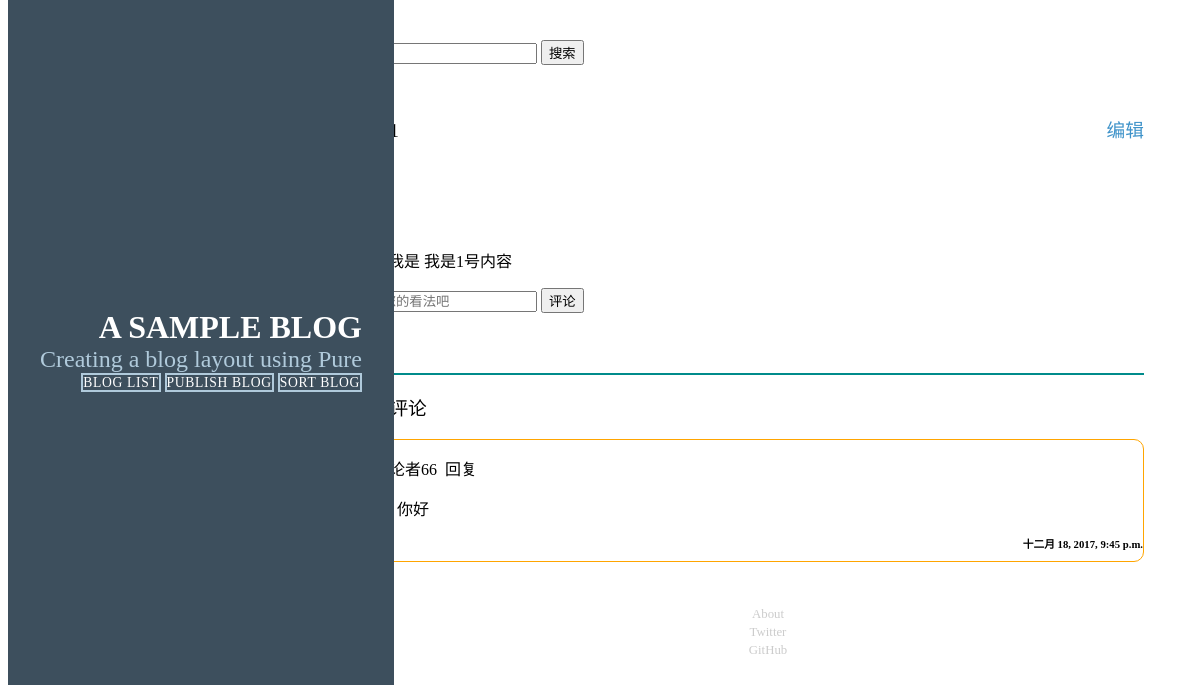
Page /blog/content/1/1 on the committed database.
### blog/models.py (models this page shows, shortened)
class Article(models.Model):
    author = models.CharField(max_length=16)
    title = models.CharField(max_length=50)
    content = models.TextField(max_length=2000)
    create_time = models.DateTimeField(auto_now=True)
    class Meta:
        ordering = ['-create_time']

class BlogComment(models.Model):
    username = models.CharField(max_length=16)
    article = models.ForeignKey(Article)
    comment = models.TextField(max_length=1000)
    parent = models.ForeignKey('self',default=None,blank=True,null=True)
    create_time = models.DateTimeField(auto_now=True)
    class Meta:
        ordering = ['-create_time']

### blog/helper.py (the view)
    def wrap(request, *args, **kwargs):
        response = view_func(request, *args, **kwargs)
        if response.status_code == 200:
            key = 'read_counter'
            r.zincrby(key, str(args[0]))  # 自加一
        return response

### blog/helper.py (called while the page is built)
def statistic(view_func):
    def wrap(request,*args,**kwargs):
        ip = request.META['REMOTE_ADDR']
        aid = args[0]
        logger.info('logging'+" : " + str(aid)+" , "+str(ip))
        return view_func(request,*args,**kwargs)
    return wrap

def read_counter(view_func):
    def wrap(request, *args, **kwargs):
        response = view_func(request, *args, **kwargs)
        if response.status_code == 200:
            key = 'read_counter'
            r.zincrby(key, str(args[0]))  # 自加一
        return response
    return wrap

### blog/views.py (called while the page is built, shortened)
@statistic   #日志打印
@read_counter   #统计点击次数
def content(request,*args, **kwargs):
    article = cache.get('article'+str(args[0]))
    if article is None:
        article = Article.objects.filter(id=args[0]).first()
        cache.set('article'+str(args[0]),article,)
    comments = BlogComment.objects.filter(article=article)
    context = {'article':article,'comments':comments}
    return render(request,'blog/content.html',context)

### templates/blog/content.html (shortened to what this page needs)
{% extends 'base.html' %}
{% load static %}
{% block content %}
    <div style="padding-bottom: 60px; border-bottom: 2px solid darkcyan">
    <h3>{{ article.title }}    <a  style="float:right;" href="{% url 'blog:publish' article.id %}">编辑</a></h3>
    <h4>{{ article.author }}</h4>
    <h5>{{ article.create_time }}</h5>
    <p>{{ article.content }}
    </p>
    <form class="pure-form" action="{% url 'blog:content' article.id %}" method="post">
        <input class="pure-input-2-3" type="text" name="comment" placeholder="说说您的看法吧">
        <button type="submit" class="pure-button pure-button-primary">评论</button>
    </form>
    </div>
    <h3>文章评论</h3>
    {% for comment in comments %}
        <div style="border: 1px solid orange;padding-left:20px;border-radius: 10px ;margin-bottom:10px ">
            <p style="margin-bottom: 0px">{{ comment.username }}&nbsp;&nbsp;回复&nbsp;&nbsp;{{ comment.parent.username }}</p>
            <p style="" >&nbsp;&nbsp;&nbsp;&nbsp;&nbsp;&nbsp;{{ comment.comment }}</p>
            <h6 style="float: right;margin: 0px ;padding: 0px">{{ comment.create_time }}</h6>
            <p style="font-size: 10px;color: orange ;width: 30px" class="preply">回复</p>
        </div>
    {% endfor %}
{% endblock %}

### static/css/layouts/blog.css (style rules this page uses)
* { -webkit-box-sizing: border-box; -moz-box-sizing: border-box; box-sizing: border-box; }
a { text-decoration: none; color: rgb(61, 146, 201); }
h3 { font-weight: 100; }

### rows in the picture
Article: content "我是 我是 我是1号内容"
BlogComment: username "评论者66", comment "你好", create_time "十二月 18, 2017, 9:45 p.m."
